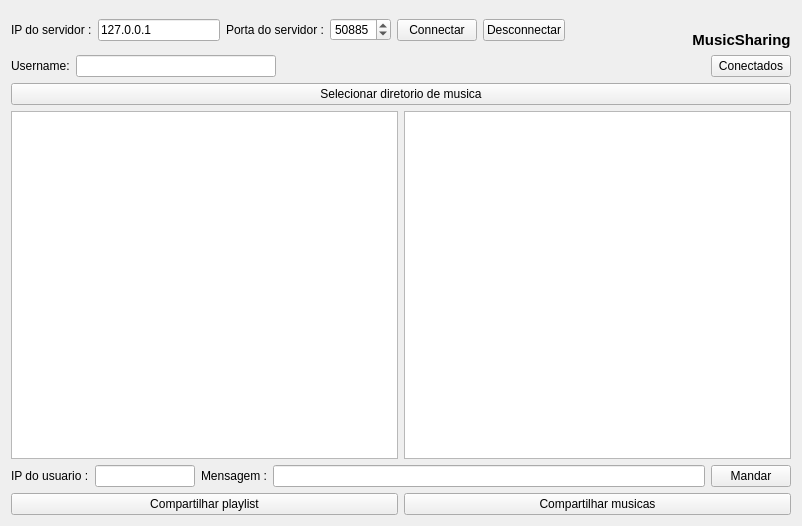
<?xml version="1.0" encoding="UTF-8"?>
<ui version="4.0">
 <class>chat2</class>
 <widget class="QWidget" name="chat2">
  <property name="geometry">
   <rect>
    <x>0</x>
    <y>0</y>
    <width>802</width>
    <height>526</height>
   </rect>
  </property>
  <property name="windowTitle">
   <string>ZeroChat - Client</string>
  </property>
  <property name="windowIcon">
   <iconset>
    <normaloff>chat.png</normaloff>chat.png</iconset>
  </property>
  <layout class="QVBoxLayout" name="verticalLayout_2">
   <item>
    <layout class="QHBoxLayout" name="horizontalLayout">
     <item>
      <widget class="QLabel" name="label">
       <property name="text">
        <string>&lt;html&gt;&lt;head/&gt;&lt;body&gt;&lt;p&gt;IP do servidor :&lt;/p&gt;&lt;/body&gt;&lt;/html&gt;</string>
       </property>
      </widget>
     </item>
     <item>
      <widget class="QLineEdit" name="serveurIP">
       <property name="maximumSize">
        <size>
         <width>150</width>
         <height>16777215</height>
        </size>
       </property>
       <property name="text">
        <string>127.0.0.1</string>
       </property>
      </widget>
     </item>
     <item>
      <widget class="QLabel" name="label_2">
       <property name="text">
        <string>&lt;html&gt;&lt;head/&gt;&lt;body&gt;&lt;p&gt;Porta do servidor :&lt;/p&gt;&lt;/body&gt;&lt;/html&gt;</string>
       </property>
      </widget>
     </item>
     <item>
      <widget class="QSpinBox" name="serveurPort">
       <property name="minimumSize">
        <size>
         <width>60</width>
         <height>0</height>
        </size>
       </property>
       <property name="minimum">
        <number>1024</number>
       </property>
       <property name="maximum">
        <number>65535</number>
       </property>
       <property name="value">
        <number>50885</number>
       </property>
      </widget>
     </item>
     <item>
      <widget class="QPushButton" name="boutonConnexion">
       <property name="text">
        <string>Connectar</string>
       </property>
      </widget>
     </item>
     <item>
      <widget class="QPushButton" name="disconnectButton">
       <property name="text">
        <string>Desconnectar</string>
       </property>
      </widget>
     </item>
     <item>
      <spacer name="horizontalSpacer">
       <property name="orientation">
        <enum>Qt::Horizontal</enum>
       </property>
       <property name="sizeHint" stdset="0">
        <size>
         <width>40</width>
         <height>20</height>
        </size>
       </property>
      </spacer>
     </item>
     <item>
      <layout class="QVBoxLayout" name="verticalLayout">
       <item>
        <widget class="QLabel" name="label_5">
         <property name="pixmap">
          <pixmap>chat.png</pixmap>
         </property>
        </widget>
       </item>
       <item>
        <widget class="QLabel" name="label_6">
         <property name="font">
          <font>
           <pointsize>11</pointsize>
           <weight>50</weight>
           <bold>false</bold>
          </font>
         </property>
         <property name="layoutDirection">
          <enum>Qt::LeftToRight</enum>
         </property>
         <property name="text">
          <string>&lt;html&gt;&lt;head/&gt;&lt;body&gt;&lt;p&gt;&lt;span style=&quot; font-weight:600;&quot;&gt;MusicSharing&lt;/span&gt;&lt;/p&gt;&lt;/body&gt;&lt;/html&gt;</string>
         </property>
         <property name="alignment">
          <set>Qt::AlignCenter</set>
         </property>
        </widget>
       </item>
      </layout>
     </item>
    </layout>
   </item>
   <item>
    <layout class="QHBoxLayout" name="horizontalLayout_4">
     <item>
      <widget class="QLabel" name="label_7">
       <property name="text">
        <string>&lt;html&gt;&lt;head/&gt;&lt;body&gt;&lt;p&gt;Username:&lt;/p&gt;&lt;/body&gt;&lt;/html&gt;</string>
       </property>
      </widget>
     </item>
     <item>
      <widget class="QLineEdit" name="usernameValue">
       <property name="sizePolicy">
        <sizepolicy hsizetype="Expanding" vsizetype="Fixed">
         <horstretch>0</horstretch>
         <verstretch>0</verstretch>
        </sizepolicy>
       </property>
       <property name="maximumSize">
        <size>
         <width>200</width>
         <height>16777215</height>
        </size>
       </property>
       <property name="layoutDirection">
        <enum>Qt::RightToLeft</enum>
       </property>
      </widget>
     </item>
     <item>
      <spacer name="horizontalSpacer_2">
       <property name="orientation">
        <enum>Qt::Horizontal</enum>
       </property>
       <property name="sizeHint" stdset="0">
        <size>
         <width>40</width>
         <height>20</height>
        </size>
       </property>
      </spacer>
     </item>
     <item>
      <widget class="QPushButton" name="updateButton">
       <property name="text">
        <string>Conectados</string>
       </property>
      </widget>
     </item>
    </layout>
   </item>
   <item>
    <widget class="QPushButton" name="folderButton">
     <property name="text">
      <string>Selecionar diretorio de musica</string>
     </property>
    </widget>
   </item>
   <item>
    <layout class="QHBoxLayout" name="horizontalLayout_3">
     <item>
      <widget class="QListView" name="playlist"/>
     </item>
     <item>
      <widget class="QTextEdit" name="listeMessages">
       <property name="readOnly">
        <bool>true</bool>
       </property>
      </widget>
     </item>
    </layout>
   </item>
   <item>
    <layout class="QHBoxLayout" name="horizontalLayout_2">
     <item>
      <widget class="QLabel" name="label_3">
       <property name="text">
        <string>&lt;html&gt;&lt;head/&gt;&lt;body&gt;&lt;p&gt;IP do usuario :&lt;/p&gt;&lt;/body&gt;&lt;/html&gt;</string>
       </property>
      </widget>
     </item>
     <item>
      <widget class="QLineEdit" name="userIp">
       <property name="maximumSize">
        <size>
         <width>100</width>
         <height>16777215</height>
        </size>
       </property>
      </widget>
     </item>
     <item>
      <widget class="QLabel" name="label_4">
       <property name="text">
        <string>&lt;html&gt;&lt;head/&gt;&lt;body&gt;&lt;p&gt;Mensagem :&lt;/p&gt;&lt;/body&gt;&lt;/html&gt;</string>
       </property>
      </widget>
     </item>
     <item>
      <widget class="QLineEdit" name="message"/>
     </item>
     <item>
      <widget class="QPushButton" name="boutonEnvoyer">
       <property name="text">
        <string>Mandar</string>
       </property>
       <property name="icon">
        <iconset>
         <normaloff>chat.png</normaloff>chat.png</iconset>
       </property>
      </widget>
     </item>
    </layout>
   </item>
   <item>
    <layout class="QHBoxLayout" name="horizontalLayout_5">
     <item>
      <widget class="QPushButton" name="sharePlaylistButton">
       <property name="text">
        <string>Compartilhar playlist</string>
       </property>
      </widget>
     </item>
     <item>
      <widget class="QPushButton" name="ShareMusicButton">
       <property name="text">
        <string>Compartilhar musicas</string>
       </property>
      </widget>
     </item>
    </layout>
   </item>
  </layout>
 </widget>
 <resources/>
 <connections/>
</ui>
